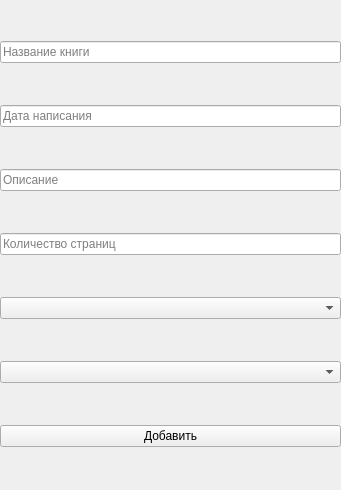
<?xml version="1.0" encoding="UTF-8"?>
<ui version="4.0">
 <class>book_form</class>
 <widget class="QWidget" name="book_form">
  <property name="geometry">
   <rect>
    <x>0</x>
    <y>0</y>
    <width>341</width>
    <height>490</height>
   </rect>
  </property>
  <property name="windowTitle">
   <string>Form</string>
  </property>
  <widget class="QWidget" name="verticalLayoutWidget">
   <property name="geometry">
    <rect>
     <x>0</x>
     <y>0</y>
     <width>341</width>
     <height>491</height>
    </rect>
   </property>
   <layout class="QVBoxLayout" name="verticalLayout">
    <property name="spacing">
     <number>1</number>
    </property>
    <property name="rightMargin">
     <number>0</number>
    </property>
    <item>
     <widget class="QLineEdit" name="name_input">
      <property name="text">
       <string/>
      </property>
      <property name="placeholderText">
       <string>Название книги</string>
      </property>
     </widget>
    </item>
    <item>
     <widget class="QLineEdit" name="date_input">
      <property name="text">
       <string/>
      </property>
      <property name="placeholderText">
       <string>Дата написания</string>
      </property>
     </widget>
    </item>
    <item>
     <widget class="QLineEdit" name="description_input">
      <property name="text">
       <string/>
      </property>
      <property name="placeholderText">
       <string>Описание</string>
      </property>
     </widget>
    </item>
    <item>
     <widget class="QLineEdit" name="page_count_input">
      <property name="text">
       <string/>
      </property>
      <property name="placeholderText">
       <string>Количество страниц</string>
      </property>
     </widget>
    </item>
    <item>
     <widget class="QComboBox" name="author_select">
      <property name="placeholderText">
       <string>Автор книги</string>
      </property>
     </widget>
    </item>
    <item>
     <widget class="QComboBox" name="genre_select">
      <property name="placeholderText">
       <string>Жанр книги</string>
      </property>
     </widget>
    </item>
    <item>
     <widget class="QPushButton" name="add_button">
      <property name="text">
       <string>Добавить</string>
      </property>
     </widget>
    </item>
   </layout>
  </widget>
 </widget>
 <resources/>
 <connections/>
</ui>
